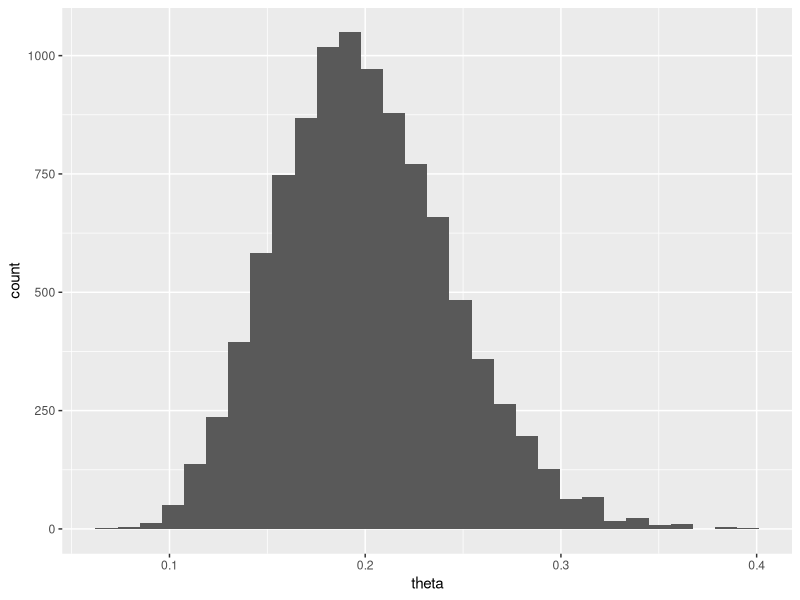
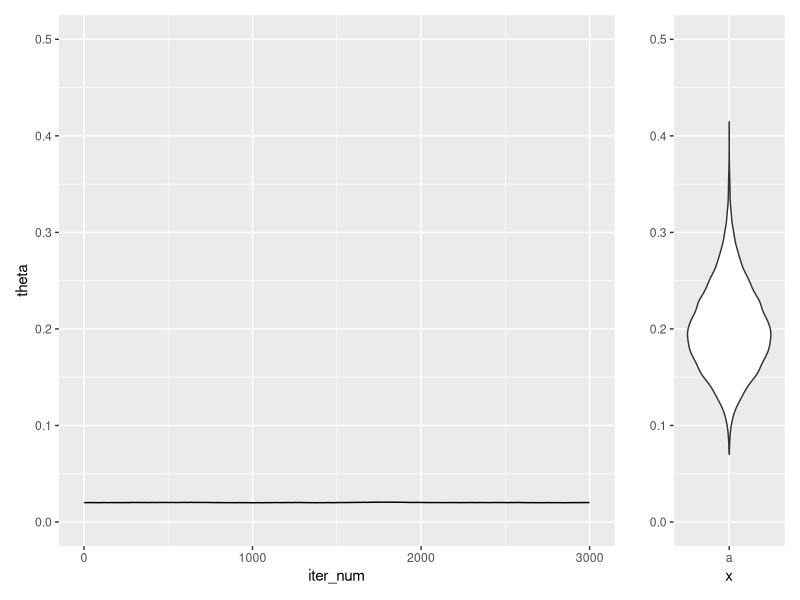
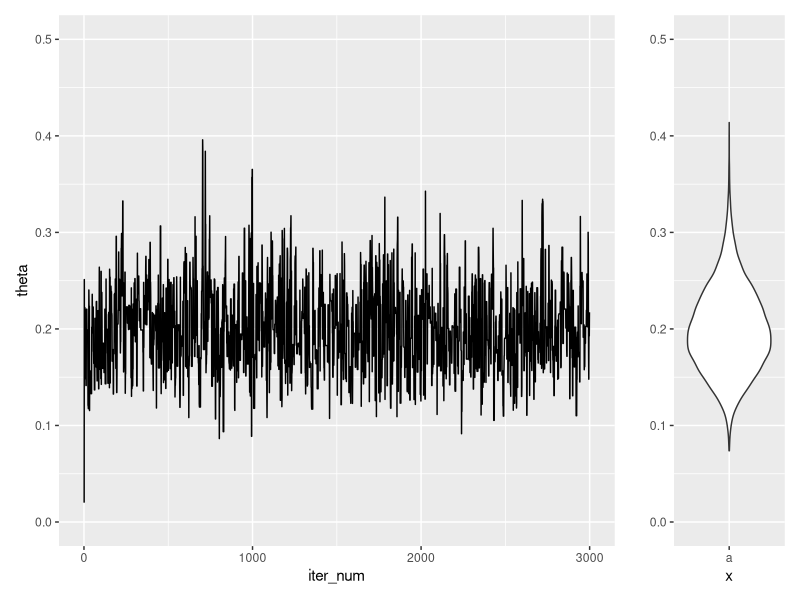
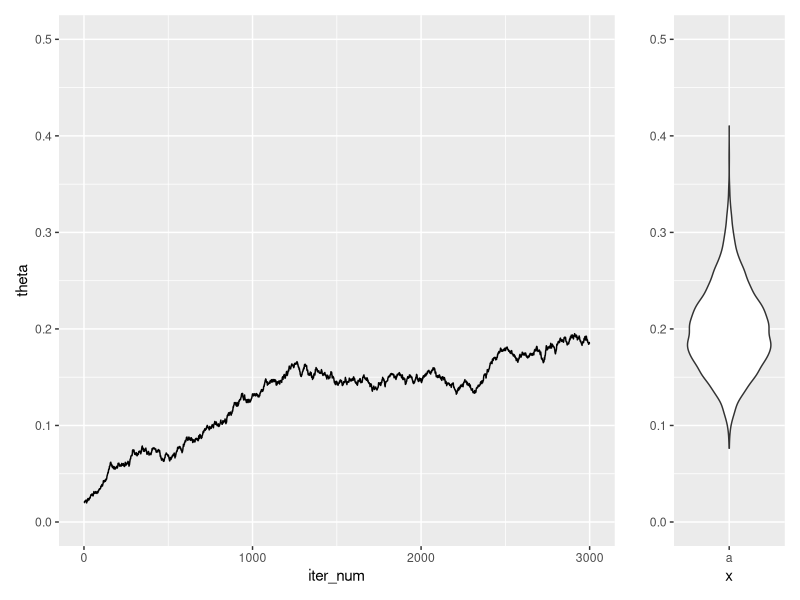
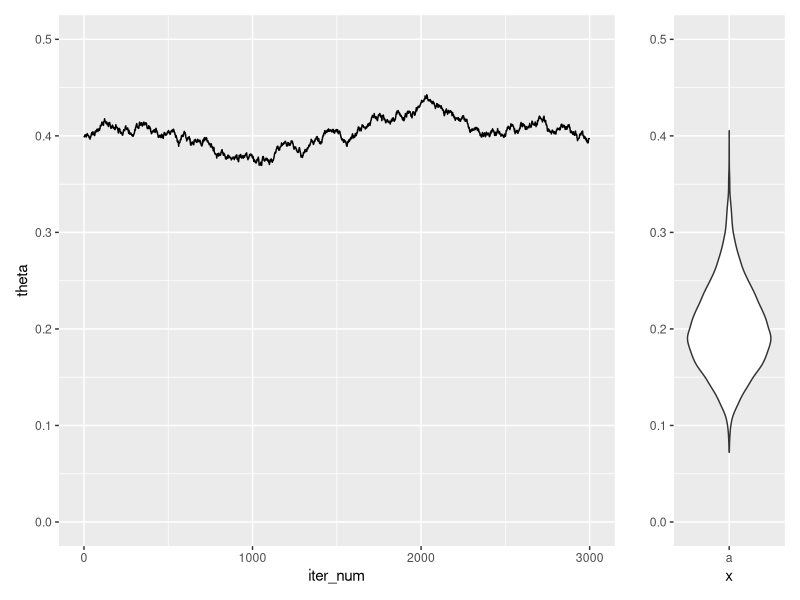
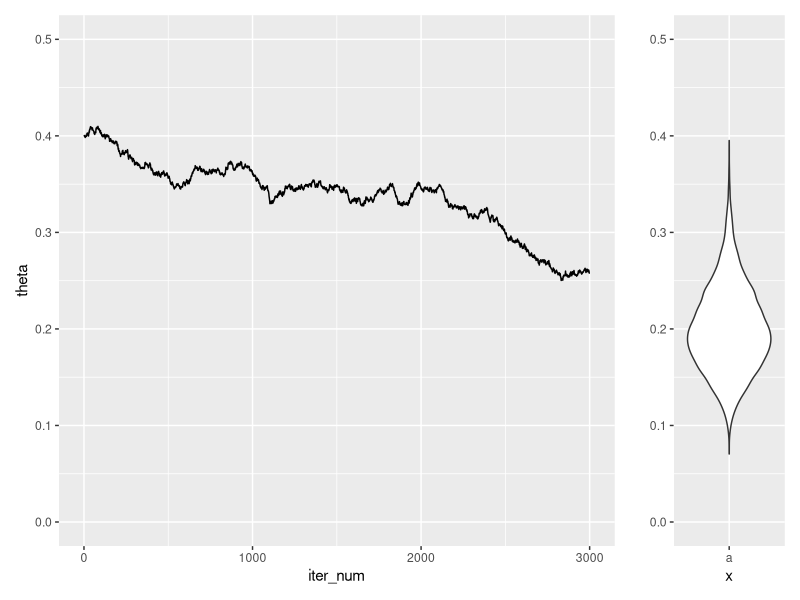
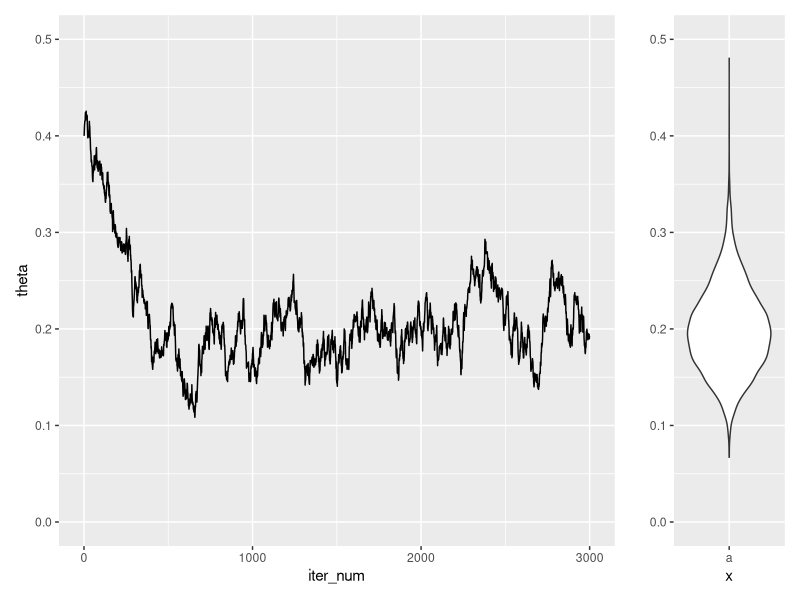
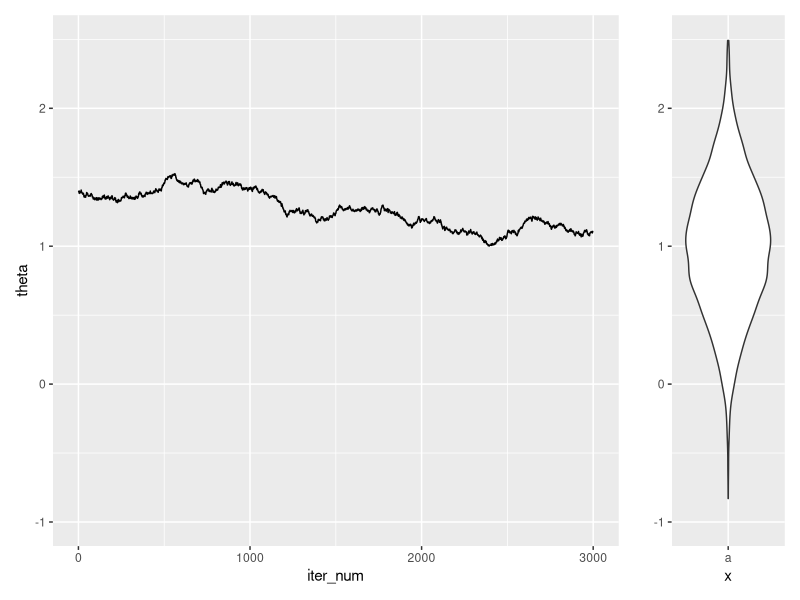

Generate these figures, in order, with R:
## ---- chunk 1
knitr::opts_chunk$set(echo = TRUE)
library(tidyverse)
library(patchwork)
## ---- chunk 2
crear_metropolis <- function(fun_log, sigma_salto = 0.1){
  # la entrada es la log posterior
  iterar_metropolis <- function(theta_inicial, n){
    p <- length(theta_inicial)
    nombres <- names(theta_inicial)
    iteraciones <- matrix(0, nrow = n, ncol = p)
    colnames(iteraciones) <- nombres
    iteraciones[1,] <- theta_inicial
    for(i in 2:n){
      theta <- iteraciones[i - 1, ]
      theta_prop <- theta + rnorm(p, 0, sigma_salto)
      # exp(log(p) - log(q)) = p/q
      cociente <- exp(fun_log(theta_prop) - fun_log(theta))
      if(cociente >= 1 || runif(1,0,1) < cociente){
        iteraciones[i, ] <- theta_prop
      } else {
        iteraciones[i, ] <- theta  
      }
    }
    iteraciones_tbl <- iteraciones %>% 
      as_tibble() %>%  
      mutate(iter_num = row_number()) %>% 
      select(iter_num, everything())
    iteraciones_tbl
  }
  iterar_metropolis
}
## ---- chunk 3
sim_indep <- tibble(theta = rgamma(10000, 20, 100))
ggplot(sim_indep, aes(x = theta)) + geom_histogram()
## ---- chunk 4
# logaritmo de densidad no normalizada
log_f_dist <- function(x) 210 + dgamma(x, 20, 100, log = TRUE)
# iterar
sigma_salto = c(0.001,0.001/100, 0.001*100) 
iterador_metro_chico <- crear_metropolis(log_f_dist, sigma_salto = sigma_salto[2])
sims_chico_tbl <- iterador_metro_chico(c(theta = 0.02), 50000)
g_sim <- ggplot(sims_chico_tbl %>% filter(iter_num < 3000), aes(x = iter_num, y = theta)) + geom_line() + ylim(c(0, 0.5))
dist_bplot <- ggplot(tibble(x = rgamma(10000, 20, 100)), aes(y = x, x = "a")) + geom_violin() + ylab("") + ylim(0, 0.5)
g_sim + dist_bplot + plot_layout(widths = c(5, 1))
## ---- chunk 5
# iterar
sigma_salto = c(0.001,0.001/100, 0.001*100) 
iterador_metro_chico <- crear_metropolis(log_f_dist, sigma_salto = sigma_salto[3])
sims_chico_tbl <- iterador_metro_chico(c(theta = 0.02), 50000)
g_sim <- ggplot(sims_chico_tbl %>% filter(iter_num < 3000), aes(x = iter_num, y = theta)) + geom_line() + ylim(c(0, 0.5))
dist_bplot <- ggplot(tibble(x = rgamma(10000, 20, 100)), aes(y = x, x = "a")) + geom_violin() + ylab("") + ylim(0, 0.5)
g_sim + dist_bplot + plot_layout(widths = c(5, 1))
## ---- chunk 6
# iterar
sigma_salto = c(0.001,0.001/100, 0.001*100) 
iterador_metro_chico <- crear_metropolis(log_f_dist, sigma_salto = sigma_salto[1])
sims_chico_tbl <- iterador_metro_chico(c(theta = 0.02), 50000)
g_sim <- ggplot(sims_chico_tbl %>% filter(iter_num < 3000), aes(x = iter_num, y = theta)) + geom_line() + ylim(c(0, 0.5))
dist_bplot <- ggplot(tibble(x = rgamma(10000, 20, 100)), aes(y = x, x = "a")) + geom_violin() + ylab("") + ylim(0, 0.5)
g_sim + dist_bplot + plot_layout(widths = c(5, 1))
## ---- chunk 7
# iterar: theta inicial 0.4, salto 0.001
sigma_salto = c(0.005,0.001) 
theta_init = c(0.4, 0.02, 0.002)
iterador_metro_chico <- crear_metropolis(log_f_dist, sigma_salto = sigma_salto[2])
sims_chico_tbl <- iterador_metro_chico(c(theta = theta_init[1]), 50000)
g_sim <- ggplot(sims_chico_tbl %>% filter(iter_num < 3000), aes(x = iter_num, y = theta)) + geom_line() + ylim(c(0, 0.5))
dist_bplot <- ggplot(tibble(x = rgamma(10000, 20, 100)), aes(y = x, x = "a")) + geom_violin() + ylab("") + ylim(0, 0.5)
g_sim + dist_bplot + plot_layout(widths = c(5, 1))
## ---- chunk 8
# iterar: theta inicial 0.002, salto 0.001
sigma_salto = c(0.005,0.001) 
theta_init = c(0.4, 0.02, 0.002)
iterador_metro_chico <- crear_metropolis(log_f_dist, sigma_salto = sigma_salto[2])
sims_chico_tbl <- iterador_metro_chico(c(theta = theta_init[1]), 50000)
g_sim <- ggplot(sims_chico_tbl %>% filter(iter_num < 3000), aes(x = iter_num, y = theta)) + geom_line() + ylim(c(0, 0.5))
dist_bplot <- ggplot(tibble(x = rgamma(10000, 20, 100)), aes(y = x, x = "a")) + geom_violin() + ylab("") + ylim(0, 0.5)
g_sim + dist_bplot + plot_layout(widths = c(5, 1))
## ---- chunk 9
# iterar theta inicial 0.4, salto 0.005
sigma_salto = c(0.005,0.001) 
theta_init = c(0.4, 0.02, 0.002)
iterador_metro_chico <- crear_metropolis(log_f_dist, sigma_salto = sigma_salto[1])
sims_chico_tbl <- iterador_metro_chico(c(theta = theta_init[1]), 50000)
g_sim <- ggplot(sims_chico_tbl %>% filter(iter_num < 3000), aes(x = iter_num, y = theta)) + geom_line() + ylim(c(0, 0.5))
dist_bplot <- ggplot(tibble(x = rgamma(10000, 20, 100)), aes(y = x, x = "a")) + geom_violin() + ylab("") + ylim(0, 0.5)
g_sim + dist_bplot + plot_layout(widths = c(5, 1))
## ---- chunk 10
# logaritmo de 
log_f_dist2 <- function(x) {
 dnorm(x, 1, 0.5)
}
  
## ---- chunk 11
# iterar theta inicial 1.4, salto 0.005
sigma_salto = c(0.005,0.001) 
theta_init = c(1.4, 0.02, 0.002)
iterador_metro_chico <- crear_metropolis(log_f_dist2, sigma_salto = sigma_salto[1])
sims_chico_tbl <- iterador_metro_chico(c(theta = theta_init[1]), 50000)
g_sim <- ggplot(sims_chico_tbl %>% filter(iter_num < 3000), aes(x = iter_num, y = theta)) + geom_line() + ylim(c(-1, 2.5))
dist_bplot <- ggplot(tibble(x = rnorm(10000, 1, 0.5)), aes(y = x, x = "a")) + geom_violin() + ylab("") + ylim(-1,2.5)
g_sim + dist_bplot + plot_layout(widths = c(5, 1))

